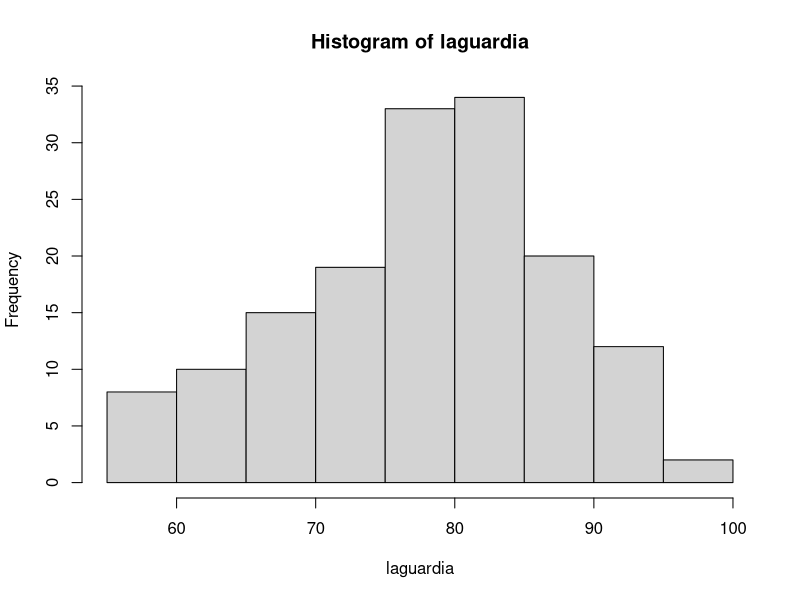
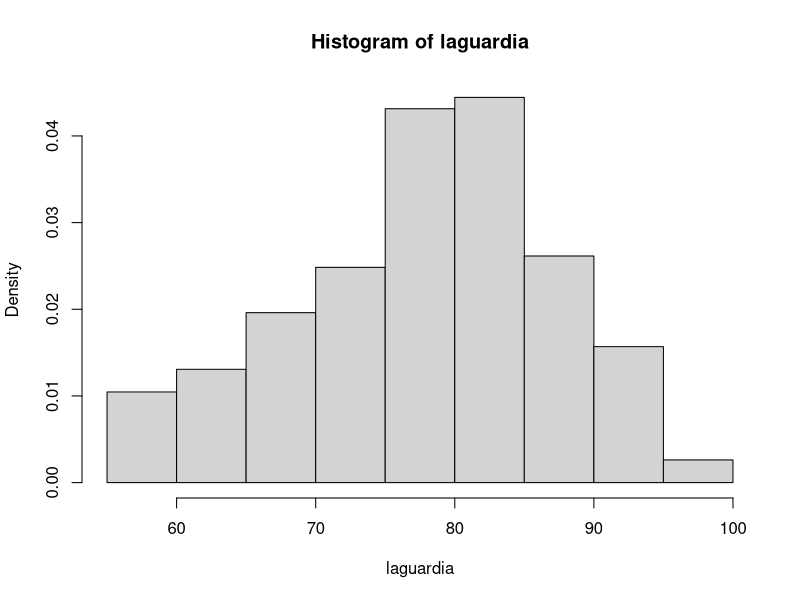
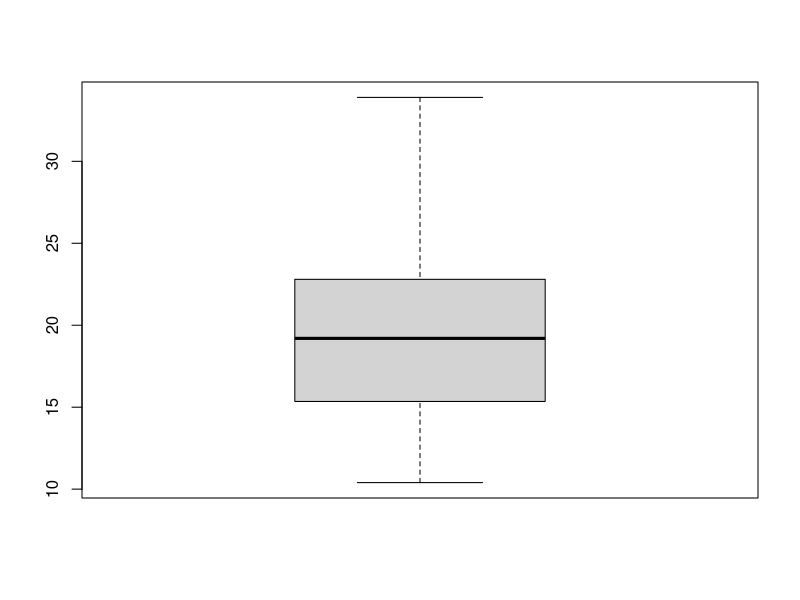
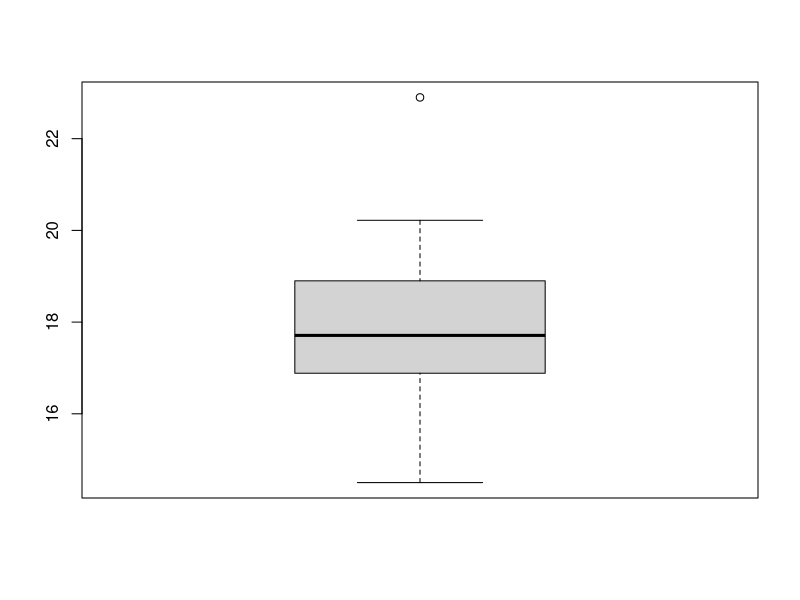
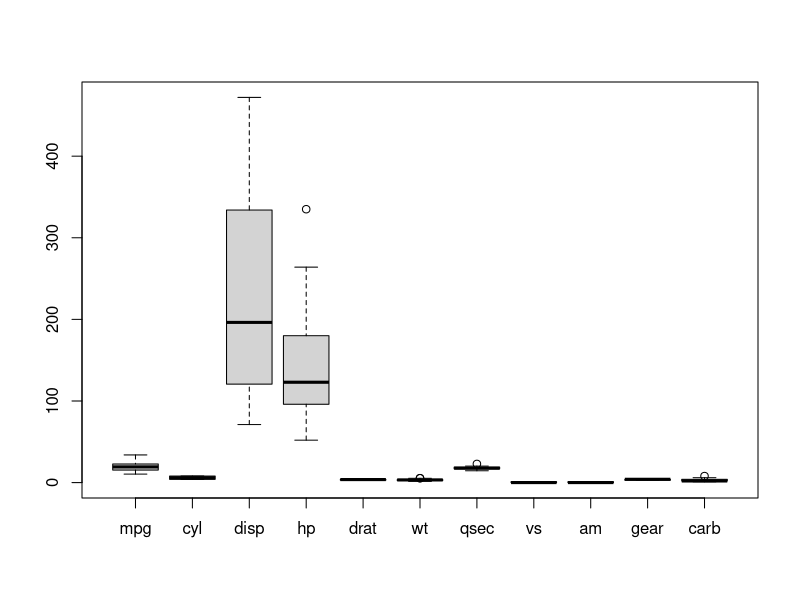

These figures' R source, in order:
laguardia <- c(67, 72, 74, 62, 56, 66, 65, 59, 61, 69, 74, 69, 66, 68, 58, 64, 66, 57, 68, 62, 59, 73, 61, 61, 57, 58, 57, 67, 81, 79, 76, 78, 74, 67, 84, 85, 79, 82, 87, 90, 87, 93, 92, 82, 80, 79, 77, 72, 65, 73, 76, 77, 76, 76, 76, 75, 78, 73, 80, 77, 83, 84, 85, 81, 84, 83, 83, 88, 92, 92, 89, 82, 73, 81, 91,  80, 81, 82, 84, 87, 85, 74, 81, 82, 86, 85, 82, 86, 88, 86, 83, 81, 81, 81, 82, 86, 85, 87, 89, 90,  90, 92, 86, 86, 82, 80, 79, 77, 79, 76, 78, 78, 77, 72, 75, 79, 81, 86, 88, 97, 94, 96, 94, 91, 92, 93, 93, 87, 84, 80, 78, 75, 73, 81, 76, 77, 71, 71, 78, 67, 76, 68, 82, 64, 71, 81, 69, 63, 70, 77,  75, 76, 68)
hist(laguardia, freq=TRUE) # freq histogram
hist(laguardia, freq=FALSE) # density histogram

mtcars # a build-in data set
attach(mtcars) # so I can use all variables inside matcars
summary(mpg)
boxplot(mpg)
summary(qsec)
boxplot(qsec) 
boxplot(mtcars) # draw comparative boxplots

sd(mpg) # standard deviation
var(mpg) # variance